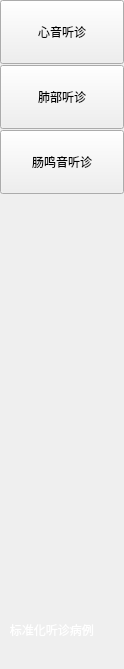
<?xml version="1.0" encoding="UTF-8"?>
<ui version="4.0">
 <class>case_widget</class>
 <widget class="QWidget" name="case_widget">
  <property name="geometry">
   <rect>
    <x>0</x>
    <y>0</y>
    <width>124</width>
    <height>669</height>
   </rect>
  </property>
  <property name="windowTitle">
   <string>Form</string>
  </property>
  <widget class="QPushButton" name="hs">
   <property name="geometry">
    <rect>
     <x>0</x>
     <y>0</y>
     <width>124</width>
     <height>64</height>
    </rect>
   </property>
   <property name="text">
    <string>心音听诊</string>
   </property>
  </widget>
  <widget class="QPushButton" name="abs">
   <property name="geometry">
    <rect>
     <x>0</x>
     <y>65</y>
     <width>124</width>
     <height>64</height>
    </rect>
   </property>
   <property name="text">
    <string>肺部听诊</string>
   </property>
  </widget>
  <widget class="QPushButton" name="bbgs">
   <property name="geometry">
    <rect>
     <x>0</x>
     <y>130</y>
     <width>124</width>
     <height>64</height>
    </rect>
   </property>
   <property name="text">
    <string>肠鸣音听诊</string>
   </property>
  </widget>
  <widget class="QLabel" name="label">
   <property name="geometry">
    <rect>
     <x>0</x>
     <y>620</y>
     <width>124</width>
     <height>20</height>
    </rect>
   </property>
   <property name="styleSheet">
    <string notr="true">color:white</string>
   </property>
   <property name="text">
    <string>   标准化听诊病例</string>
   </property>
  </widget>
 </widget>
 <resources/>
 <connections/>
</ui>
